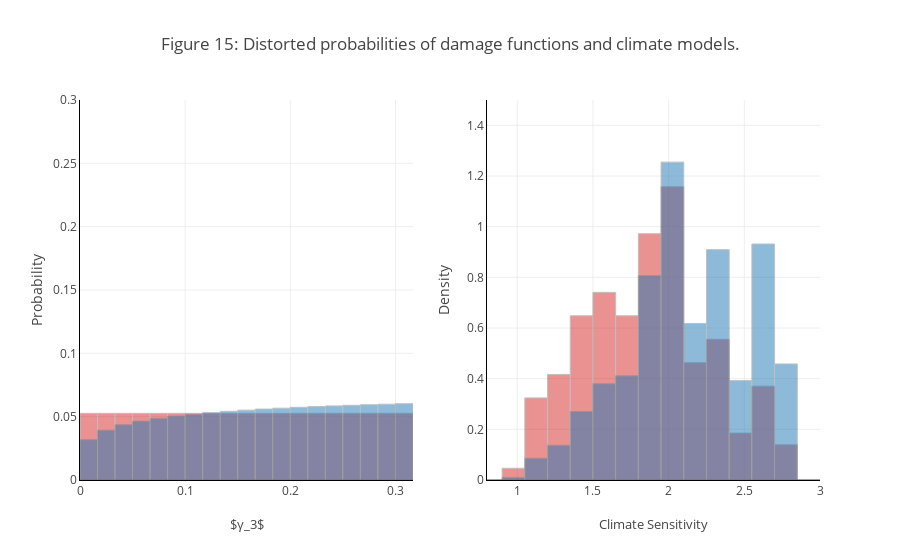

Notebook cell for this chart:
### Markdown cell above
The simulation uses the planner's optimal solution. The left panel shows the distorted jump probabilities for the first technology jump.  The middle panel shows the distorted jump probabilities for the second technology jump. The right panel shows the distorted jump probabilities for the damage function curvature jump. The baseline probabilities for the right panel are computed using the state dependent intensities when we set $\xi_a = \xi_r = \infty.$

### Code cell
# code for figure 15
from src.plots import plot15
fig = plot15(θ, γ_3, distorted_damage_probs, πct)
fig

### Figure 1 — Plotly figure (JSON) as saved in the notebook; plotly's stock layout.template omitted (floating-point values rounded to 4 significant figures; data arrays with more than 128 entries replaced by an {"elided": "..."} marker saying what was removed)
{"data": [{"histnorm": "probability", "hovertemplate": "%{x:.2f}, prob: %{y:.3f}", "legendgroup": "1", "marker": {"color": "#d62728", "line": {"color": "grey", "width": 1}}, "name": "baseline", "opacity": 0.5, "showlegend": false, "type": "histogram", "x": [0, 0.01754, 0.03509, 0.05263, 0.07018, 0.08772, 0.1053, 0.1228, 0.1404, 0.1579, 0.1754, 0.193, 0.2105, 0.2281, 0.2456, 0.2632, 0.2807, 0.2982, 0.3158, 0.3333], "xaxis": "x", "xbins": {"end": 0.3333, "size": 0.01667, "start": 0}, "yaxis": "y"}, {"histfunc": "sum", "histnorm": "probability", "hovertemplate": "%{x:.2f}, prob: %{y:.3f}", "legendgroup": "1", "marker": {"color": "#1f77b4", "line": {"color": "grey", "width": 1}}, "name": "distorted", "opacity": 0.5, "showlegend": false, "type": "histogram", "x": [0, 0.01754, 0.03509, 0.05263, 0.07018, 0.08772, 0.1053, 0.1228, 0.1404, 0.1579, 0.1754, 0.193, 0.2105, 0.2281, 0.2456, 0.2632, 0.2807, 0.2982, 0.3158, 0.3333], "xaxis": "x", "xbins": {"end": 0.3333, "size": 0.01667, "start": 0}, "y": [0.03005, 0.03712, 0.04108, 0.04384, 0.04594, 0.0476, 0.04898, 0.05014, 0.05114, 0.05201, 0.05278, 0.05346, 0.05408, 0.05463, 0.05514, 0.05561, 0.05603, 0.05643, 0.05679, 0.05713], "yaxis": "y"}, {"histnorm": "probability density", "hovertemplate": "%{x:.2f}, density: %{y:.3f}", "legendgroup": "1", "marker": {"color": "#d62728", "line": {"color": "grey", "width": 1}}, "name": "baseline", "opacity": 0.5, "showlegend": false, "type": "histogram", "x": {"elided": "144 float values"}, "xaxis": "x2", "xbins": {"size": 0.15}, "yaxis": "y2"}, {"histfunc": "sum", "histnorm": "probability density", "hovertemplate": "%{x:.2f}, density: %{y:.3f}", "legendgroup": "1", "marker": {"color": "#1f77b4", "line": {"color": "grey", "width": 1}}, "name": "1000 year", "opacity": 0.5, "showlegend": false, "type": "histogram", "x": {"elided": "144 float values"}, "xaxis": "x2", "xbins": {"size": 0.15}, "y": {"elided": "144 float values"}, "yaxis": "y2"}], "layout": {"barmode": "overlay", "plot_bgcolor": "white", "title": {"text": "Figure 15: Distorted probabilities of damage functions and climate models. "}, "xaxis": {"anchor": "y", "domain": [0, 0.45], "linecolor": "black", "linewidth": 1, "showgrid": true, "showline": true, "title": {"font": {"size": 13}, "text": "$γ_3$"}}, "xaxis2": {"anchor": "y2", "domain": [0.55, 1], "linecolor": "black", "linewidth": 1, "range": [0.8, 3], "showgrid": true, "showline": true, "title": {"font": {"size": 13}, "text": "Climate Sensitivity"}}, "yaxis": {"anchor": "x", "domain": [0, 1], "linecolor": "black", "linewidth": 1, "range": [0, 0.3], "showgrid": true, "showline": true, "title": {"text": "Probability"}}, "yaxis2": {"anchor": "x2", "domain": [0, 1], "linecolor": "black", "linewidth": 1, "range": [0, 1.5], "showgrid": true, "showline": true, "title": {"text": "Density"}}}}
